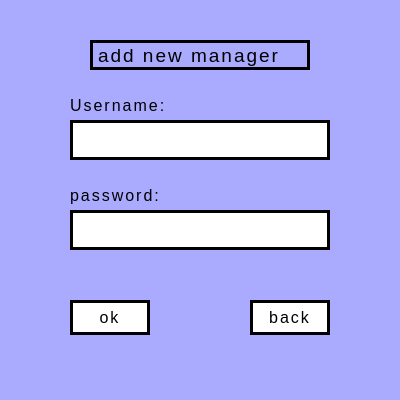
<?xml version="1.0" encoding="UTF-8"?>
<ui version="4.0">
 <class>addnewmanager</class>
 <widget class="QWidget" name="addnewmanager">
  <property name="geometry">
   <rect>
    <x>0</x>
    <y>0</y>
    <width>400</width>
    <height>400</height>
   </rect>
  </property>
  <property name="windowTitle">
   <string>Form</string>
  </property>
  <property name="styleSheet">
   <string notr="true">background-color: rgb(170, 170, 255)</string>
  </property>
  <widget class="QLabel" name="username">
   <property name="geometry">
    <rect>
     <x>70</x>
     <y>90</y>
     <width>140</width>
     <height>30</height>
    </rect>
   </property>
   <property name="styleSheet">
    <string notr="true">font-family: &quot;Open Sans&quot;, sans-serif;
    font-size: 16px;
    letter-spacing: 2px;
    text-decoration: none;
    text-transform: uppercase;
    color: #000;
</string>
   </property>
   <property name="text">
    <string>Username: </string>
   </property>
  </widget>
  <widget class="QLabel" name="password">
   <property name="geometry">
    <rect>
     <x>70</x>
     <y>180</y>
     <width>140</width>
     <height>30</height>
    </rect>
   </property>
   <property name="styleSheet">
    <string notr="true">font-family: &quot;Open Sans&quot;, sans-serif;
    font-size: 16px;
    letter-spacing: 2px;
    text-decoration: none;
    text-transform: uppercase;
    color: #000;
</string>
   </property>
   <property name="text">
    <string>password:</string>
   </property>
  </widget>
  <widget class="QLabel" name="title">
   <property name="geometry">
    <rect>
     <x>90</x>
     <y>40</y>
     <width>220</width>
     <height>30</height>
    </rect>
   </property>
   <property name="styleSheet">
    <string notr="true">font-family: &quot;Open Sans&quot;, sans-serif;
font-size: 19px;
letter-spacing: 2px;
text-decoration: none;
text-transform: uppercase;
color: #000;
border: 3px solid #000;
text-align: center;
display: flex;
justify-content: center;
align-items: center;</string>
   </property>
   <property name="text">
    <string>add new manager</string>
   </property>
  </widget>
  <widget class="QLineEdit" name="useredit">
   <property name="geometry">
    <rect>
     <x>70</x>
     <y>120</y>
     <width>260</width>
     <height>40</height>
    </rect>
   </property>
   <property name="styleSheet">
    <string notr="true">font-family: &quot;Open Sans&quot;, sans-serif;
    font-size: 16px;
    letter-spacing: 2px;
    text-decoration: none;
    color: #000;

border: 3px solid #000;   /* Solid border */
    padding: 0.25em 0.5em;
    border-radius: 15px 225px 255px 15px;  /* Custom border radius */
    position: relative;
    background-color: #fff;
</string>
   </property>
  </widget>
  <widget class="QPushButton" name="back">
   <property name="geometry">
    <rect>
     <x>250</x>
     <y>300</y>
     <width>80</width>
     <height>35</height>
    </rect>
   </property>
   <property name="sizePolicy">
    <sizepolicy hsizetype="Minimum" vsizetype="Maximum">
     <horstretch>0</horstretch>
     <verstretch>0</verstretch>
    </sizepolicy>
   </property>
   <property name="cursor">
    <cursorShape>PointingHandCursor</cursorShape>
   </property>
   <property name="styleSheet">
    <string notr="true">QPushButton {
    font-family: &quot;Open Sans&quot;, sans-serif;
    font-size: 16px;
    letter-spacing: 2px;
    text-decoration: none;
    text-transform: uppercase;
    color: #000;
    border: 3px solid #000;   /* Solid border */
    padding: 0.25em 0.5em;
    border-radius: 15px 225px 255px 15px;  /* Custom border radius */
    position: relative;
    background-color: #fff;   /* White background for the button */
    transition: all 0.3s ease; /* Smooth transition for hover effect */
}

QPushButton:hover {
    background-color: #e0e0e0;  /* Change background color on hover */
    border: 3px solid #888;     /* Lighter border on hover */
    transform: scale(1.05);      /* Slightly increase the size on hover */
}

QPushButton:pressed {
    border: 3px solid #333;  /* Darker border on press */
    background-color: #f0f0f0;  /* Change background color when pressed */
    top: 5px;
    left: 5px;
}
</string>
   </property>
   <property name="text">
    <string>back</string>
   </property>
  </widget>
  <widget class="QLineEdit" name="passedit">
   <property name="geometry">
    <rect>
     <x>70</x>
     <y>210</y>
     <width>260</width>
     <height>40</height>
    </rect>
   </property>
   <property name="styleSheet">
    <string notr="true">font-family: &quot;Open Sans&quot;, sans-serif;
    font-size: 16px;
    letter-spacing: 2px;
    text-decoration: none;
    color: #000;

border: 3px solid #000;   /* Solid border */
    padding: 0.25em 0.5em;
    border-radius: 15px 225px 255px 15px;  /* Custom border radius */
    position: relative;
    background-color: #fff;
</string>
   </property>
  </widget>
  <widget class="QPushButton" name="ok">
   <property name="geometry">
    <rect>
     <x>70</x>
     <y>300</y>
     <width>80</width>
     <height>35</height>
    </rect>
   </property>
   <property name="sizePolicy">
    <sizepolicy hsizetype="Minimum" vsizetype="Maximum">
     <horstretch>0</horstretch>
     <verstretch>0</verstretch>
    </sizepolicy>
   </property>
   <property name="cursor">
    <cursorShape>PointingHandCursor</cursorShape>
   </property>
   <property name="styleSheet">
    <string notr="true">QPushButton {
    font-family: &quot;Open Sans&quot;, sans-serif;
    font-size: 16px;
    letter-spacing: 2px;
    text-decoration: none;
    text-transform: uppercase;
    color: #000;
    border: 3px solid #000;   /* Solid border */
    padding: 0.25em 0.5em;
    border-radius: 15px 225px 255px 15px;  /* Custom border radius */
    position: relative;
    background-color: #fff;   /* White background for the button */
    transition: all 0.3s ease; /* Smooth transition for hover effect */
}

QPushButton:hover {
    background-color: #e0e0e0;  /* Change background color on hover */
    border: 3px solid #888;     /* Lighter border on hover */
    transform: scale(1.05);      /* Slightly increase the size on hover */
}

QPushButton:pressed {
    border: 3px solid #333;  /* Darker border on press */
    background-color: #f0f0f0;  /* Change background color when pressed */
    top: 5px;
    left: 5px;
}
</string>
   </property>
   <property name="text">
    <string>ok</string>
   </property>
  </widget>
 </widget>
 <resources/>
 <connections/>
</ui>
